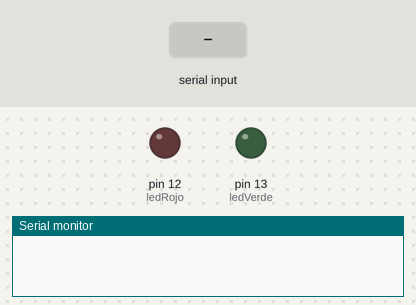
Simulated run of this sketch. Board: Arduino Uno, built with avr-gcc and run on an emulated ATmega328P. Parts: output pins drawn as LEDs (lit = HIGH), the last lines printed to the serial monitor. The inputs (shaded band) are chosen by the test bench.

Above: at 1.2 s.
1.3 s: "Fallo_Sensor\n" received over the second serial link
At 1.9 s:
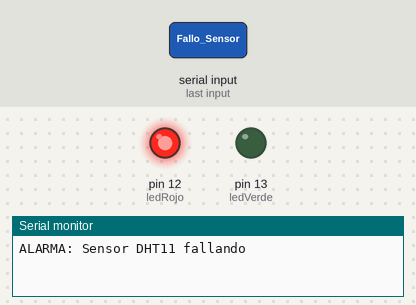
2.8 s: "T:\n" received over the second serial link
At 3.6 s:
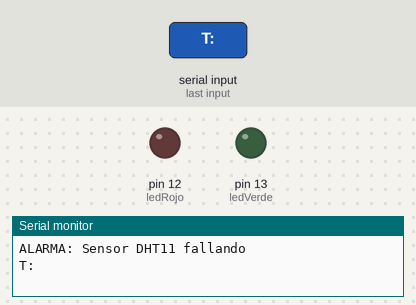
Timing chart, 0 to 9.3 s (numbered marks = the images above; inputs shaded):
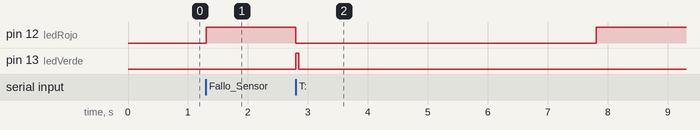

The sketch:

Tierra1.ino
```cpp
#include <SoftwareSerial.h>

// RX (pin 10) conecta a TX del módulo de radio/Satélite
// TX (pin 11) conecta a RX del módulo de radio/Satélite
SoftwareSerial radioSat(10, 11);

const int ledVerde = 13; // LED de actividad / recepción
const int ledRojo = 12;  // LED de alarmas (fallo de sensor o pérdida de enlace)

unsigned long lastMessageTime = 0;
const unsigned long timeoutComms = 5000; // 5 segundos sin datos = enlace caído

void setup() {
  Serial.begin(9600);   // Comunicación USB con la PC (Puerto COM5)
  radioSat.begin(9600); // Comunicación con el Satélite (vía radio)

  pinMode(ledVerde, OUTPUT);
  pinMode(ledRojo, OUTPUT);

  lastMessageTime = millis();
}

void loop() {
  // 1. Escuchar comandos desde la PC (Python/Interfaz en COM5) y retransmitirlos al Satélite
  if (Serial.available() > 0) {
    String comando = Serial.readStringUntil('\n');
    comando.trim();
    if (comando.length() > 0) {
      radioSat.println(comando); // Reenvía "Parar" o "Reanudar" al Satélite
    }
  }

  // 2. Escuchar datos que llegan del Satélite y enviarlos a la PC
  if (radioSat.available() > 0) {
    String data = radioSat.readStringUntil('\n');
    data.trim();

    if (data.length() > 0) {
      lastMessageTime = millis(); // Reinicia el temporizador de enlace activo

      if (data == "Fallo_Sensor") {
        digitalWrite(ledRojo, HIGH); // Activa alarma visual de hardware en tierra
        Serial.println("ALARMA: Sensor DHT11 fallando"); // Reporte a la PC
      }
      else if (data.startsWith("T:")) {
        digitalWrite(ledRojo, LOW);   // Todo correcto: apaga alarma de fallo
        digitalWrite(ledVerde, HIGH); // Parpadeo de recepción exitosa

        Serial.println(data);         // Envía "T:XX.X:H:YY.Y" a la PC (COM5)

        delay(50);
        digitalWrite(ledVerde, LOW);
      }
    }
  }

  // 3. Comprobación de pérdida de enlace (Timeout de comunicación)
  if (millis() - lastMessageTime > timeoutComms) {
    digitalWrite(ledRojo, HIGH); // Encender alarma por corte de señal

    // Notificación a la PC (opcional, enviada de forma periódica si falla)
    static unsigned long lastAlarmNotify = 0;
    if (millis() - lastAlarmNotify > 3000) {
      Serial.println("ALARMA: Perdida de enlace con el satelite");
      lastAlarmNotify = millis();
    }
  }
}
```

Measured:
- after the input at 1.3 s, pin 12 (ledRojo): LOW → HIGH at once
- after the input at 2.8 s, pin 12 (ledRojo): HIGH → LOW at once, → HIGH 5.0 s later; pin 13 (ledVerde): LOW → HIGH at once, → LOW 0.05 s later
